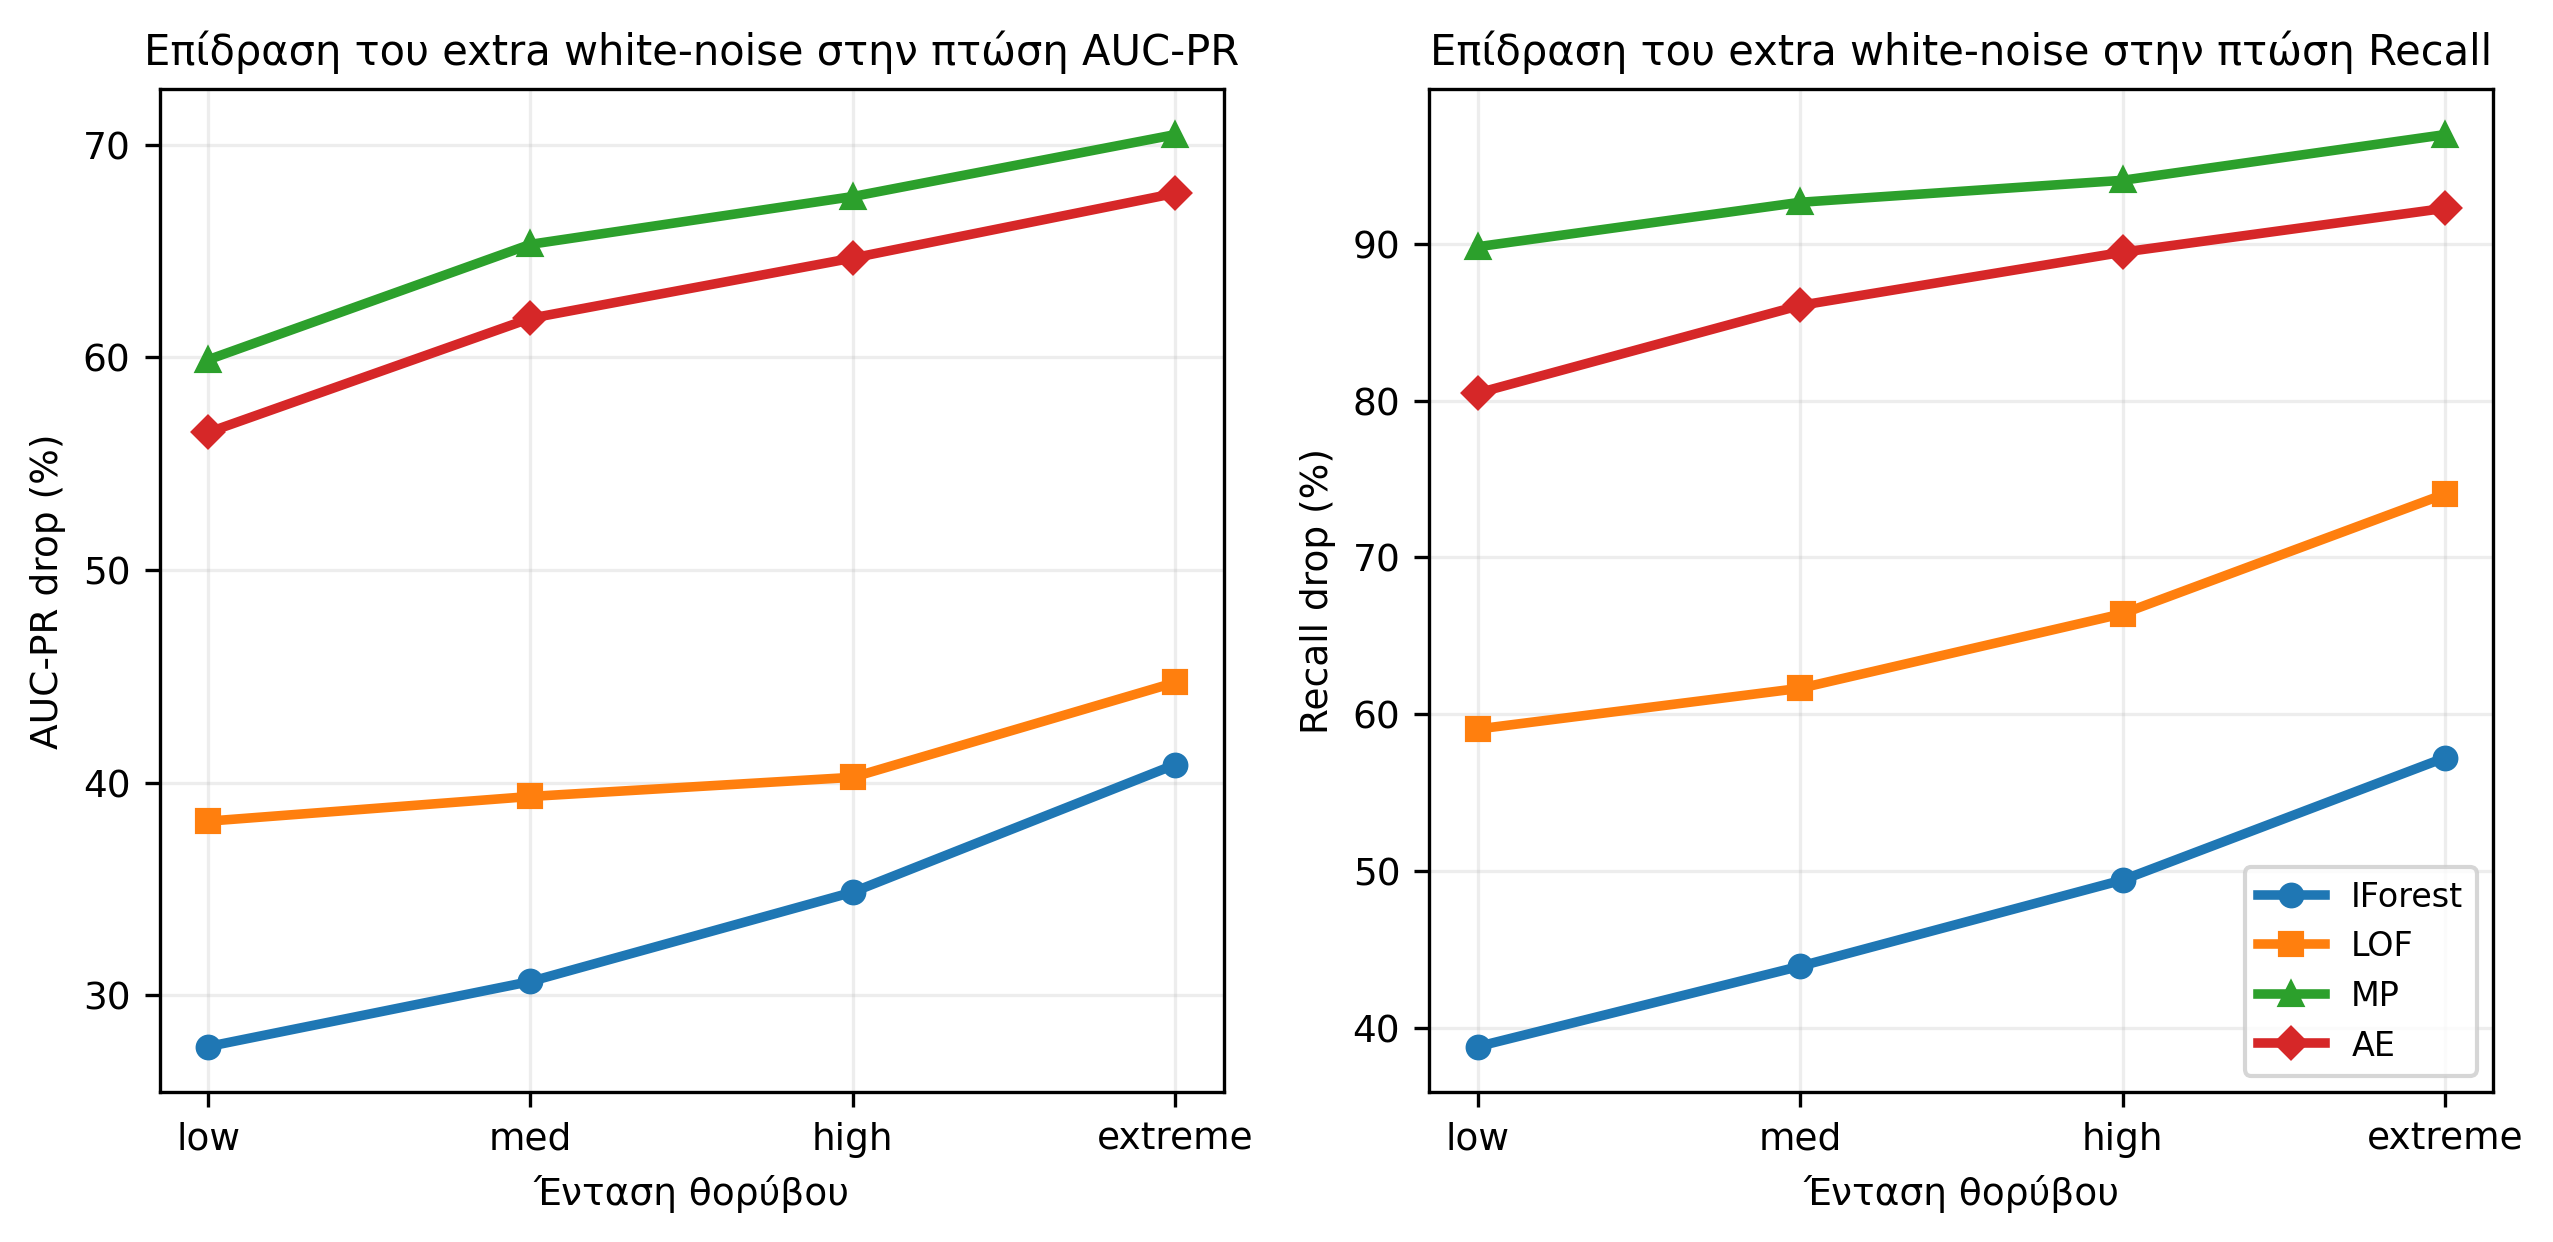

This figure's Python source:
"""
Recreates the 'Επίδραση του extra white-noise στην πτώση AUC-PR / Recall' plot
using ONLY the 141 experiment files for baselines.
"""
import os
import numpy as np
import pandas as pd
import matplotlib.pyplot as plt

PROJECT_ROOT = os.path.dirname(os.path.abspath(__file__))
SUMMARY_CSV  = os.path.join(PROJECT_ROOT, "results", "experiments", "compound_corruptions", "summary.csv")
CHECKPOINT_CSV = os.path.join(PROJECT_ROOT, "results", "experiments", "compound_corruptions", "checkpoint.csv")
BASELINE_CSV = os.path.join(PROJECT_ROOT, "results", "tables", "baseline_final_subset.csv")

MODELS = ["IForest", "LOF", "MP", "AE"]

COLORS  = {
    "IForest": "#1f77b4",
    "LOF":     "#ff7f0e",
    "MP":      "#2ca02c",
    "AE":      "#d62728",
}
MARKERS = {"IForest": "o", "LOF": "s", "MP": "^", "AE": "D"}

# ── Load data ────────────────────────────────────────────────────────────────
summary = pd.read_csv(SUMMARY_CSV, low_memory=False)
summary["model"] = summary["model"].replace({"Autoencoder": "AE", "Matrix Profile": "MP"})
summary = summary[summary["model"].isin(MODELS)].copy()

numeric_cols = ["mean_AUC_ROC", "mean_AUC_PR", "mean_Recall"]
summary = summary.groupby(["condition", "combination_name", "condition_type", "model"], as_index=False)[numeric_cols].mean()

# ── Baselines from the 141 experiment files ──────────────────────────────────
baseline = pd.read_csv(BASELINE_CSV)
baseline["model"] = baseline["model"].replace({"Autoencoder": "AE", "Matrix Profile": "MP", "ME": "MP"})

# Use the clean condition from compound_corruptions itself as baselines
# (this is what the original script does)
clean = summary[summary["condition"] == "clean"]
if not clean.empty:
    base_aucpr = clean.groupby("model")["mean_AUC_PR"].mean().to_dict()
    base_recall = clean.groupby("model")["mean_Recall"].mean().to_dict()
else:
    # Fallback: compute from the 141 baseline files
    checkpoint = pd.read_csv(CHECKPOINT_CSV, low_memory=False)
    experiment_files = set(checkpoint[checkpoint["error"].isna()]["file"].unique())
    baseline_filt = baseline[baseline["file"].isin(experiment_files) & baseline["model"].isin(MODELS)]
    base_aucpr = baseline_filt.groupby("model")["AUC_PR"].mean().to_dict()
    base_recall = baseline_filt.groupby("model")["Recall"].mean().to_dict()

# ── Filter to compound noise conditions ──────────────────────────────────────
df = summary[summary["condition_type"].eq("compound") & summary["condition"].str.contains("noise_", na=False)].copy()
df["noise_severity"] = df["condition"].str.extract(r"noise_(low|med|high|extreme)")[0]
severity_order = ["low", "med", "high", "extreme"]

# ── Build plot ───────────────────────────────────────────────────────────────
plt.rcParams.update({
    "figure.dpi":      130,
    "savefig.dpi":     300,
    "font.size":       9,
    "axes.titlesize":  10,
    "axes.labelsize":  9,
    "legend.fontsize": 8,
    "axes.grid":       True,
    "grid.alpha":      0.22,
    "grid.linestyle":  "-",
    "axes.spines.top": True,
    "axes.spines.right": True,
})

fig, axes = plt.subplots(1, 2, figsize=(8.6, 4.2), sharey=False)

for ax, col, metric, base in [
    (axes[0], "mean_AUC_PR", "AUC-PR", base_aucpr),
    (axes[1], "mean_Recall", "Recall", base_recall),
]:
    for model in MODELS:
        vals = []
        for sev in severity_order:
            row = df[df["model"].eq(model) & df["noise_severity"].eq(sev)]
            val = row[col].mean() if not row.empty else np.nan
            vals.append((base.get(model, np.nan) - val) / base.get(model, np.nan) * 100.0)
        ax.plot(
            severity_order,
            vals,
            color=COLORS[model],
            marker=MARKERS[model],
            linewidth=2.3,
            markersize=5.2,
            label=model,
        )
    ax.set_title(f"Επίδραση του extra white-noise στην πτώση {metric}")
    ax.set_xlabel("Ένταση θορύβου")
    ax.set_ylabel(f"{metric} drop (%)")

axes[-1].legend(frameon=True)

fig.tight_layout()
out_path = os.path.join(PROJECT_ROOT, "plot_compound_noise_profile_141.png")
fig.savefig(out_path, bbox_inches="tight", facecolor="white")
plt.close(fig)
print(f"Saved: {out_path}")
